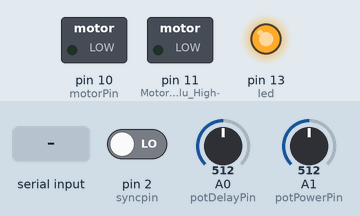
Simulated run of this sketch. Board: Arduino Uno, built with avr-gcc and run on an emulated ATmega328P. On the bench: switched loads named in the sketch (green lamp = pin HIGH), output pins drawn as LEDs (lit = HIGH). The inputs (shaded band) are chosen by the test bench; at power-on: pin 2 (syncpin) LOW, A0 (potDelayPin) = 512, A1 (potPowerPin) = 512. What the sketch prints to the serial monitor is not drawn.

Above: at 1.0 s.
1.1 s: "0\n" received over Serial
At 2.4 s:
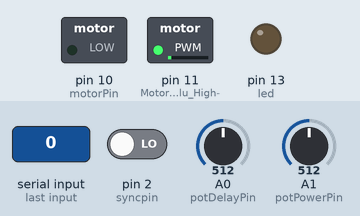
2.7 s: byte 51 ('3') received over Serial
At 3.6 s:
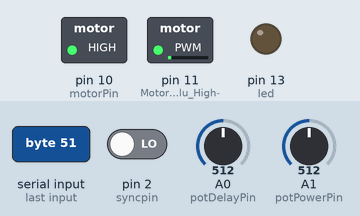
4.2 s: pin 2 (syncpin) driven HIGH
At 4.7 s:
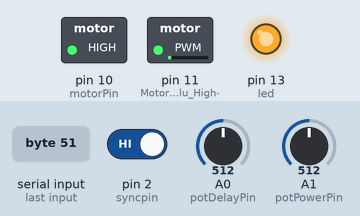
5.7 s: byte 55 ('7') received over Serial
At 6.9 s:
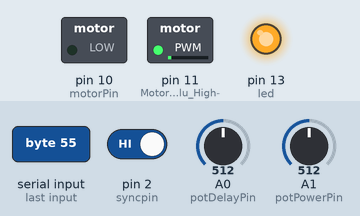
7.2 s: pin 2 (syncpin) driven LOW
At 8.2 s:
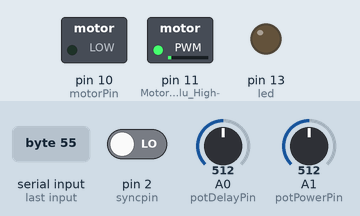
8.7 s: "3\n" received over Serial
At 9.4 s:
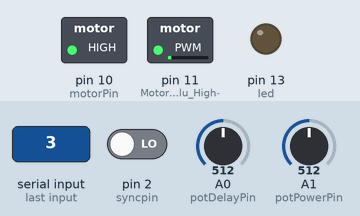
Timing chart, 0 to 11.2 s (numbered marks = the images above; inputs shaded):
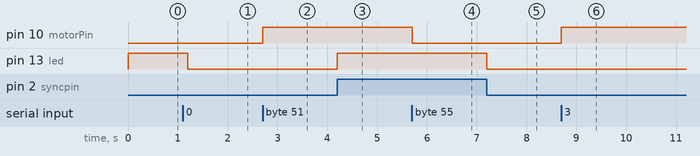

Measured:
- after the input at 1.1 s, pin 11 (Motor_PWM_to_Pololu_High-): 0/255 → 20/255 after 0.10 s; pin 13 (led): HIGH → LOW after 0.10 s
- after the input at 2.7 s, pin 10 (motorPin): LOW → HIGH at once
- after the input at 4.2 s, pin 13 (led): LOW → HIGH at once
- after the input at 5.7 s, pin 10 (motorPin): HIGH → LOW at once
- after the input at 7.2 s, pin 13 (led): HIGH → LOW at once
- after the input at 8.7 s, pin 10 (motorPin): LOW → HIGH at once

The sketch:

VoxieBoxArduinoDriver.ino
```cpp
// additional variables
int byte1 = 0;
int byte2 = 0;
int byte3 = 0;
int byte4 = 0;

unsigned long newSyncTime = 1;
unsigned long oldSyncTime = 1;

boolean newSync = LOW;
boolean oldSync = LOW;
boolean newSer = LOW;
boolean oldSer = LOW;

boolean a = LOW;

int serFlag = 0;

int b = 1;
unsigned long syncDelayTime = 0;

int MotorPWM = 1;
long SYSCLOCK = 16000000;

char ser1 = '0';
char sync = LOW;
int syncCount = 0;

int motorPin = 10;
int up = 0;
int down = 0;

int delayTime = 1;
int potDelayPin = 0;
int potPowerPin = 1;
unsigned long potDelay = 1; //used to sync frames
int minDelay = 1000;
int delayScaleFactor = 7;
int powerScaleFactor = 250;
int switchFrame = 3;
int moveDir = 0;
int power = 20;

boolean hilo = LOW;    // state of sync input
int syncpin = 0;
int aa = 0;
int loopCount = 20;
byte frameSelect = 0;
byte frameFromSerial = 0;

void establishContact()
{
  while (Serial.available() <= 0)
  {
    Serial.print('A');   // send a capital A
    delay(300);
  }
}

void setup()
{
  // start serial port at 115200 bps:
  Serial.begin(115200);

  pinMode(potDelayPin, INPUT);
  pinMode(potPowerPin, INPUT);
  pinMode(2, INPUT);   // computer sync input
  pinMode(3, INPUT);   // switch 3 (A)
  pinMode(4, INPUT);   // switch 4 (B)
  pinMode(5, INPUT);   // switch 5 (C)  frameSelect +
  pinMode(6, INPUT);   // switch 6 (D)  frameSelect -
  pinMode(9, INPUT);   // Opto      Line cut to brake motor ch A
  pinMode(10, OUTPUT);  // Motor direction output to Pololu High-Power Motor Driver 36v20 CS
  pinMode(11, OUTPUT);   // Motor PWM to Pololu High-Power Motor Driver 36v20 CS        Old use:PWM motor ch B on Arduino motor shield
  pinMode(12, INPUT);   // v sync inout  photocell to detect video.f  Direction motor ch A on Arduino motor shield
  pinMode(13, OUTPUT);   // led + Direction motor ch B
  digitalWrite(12, 1);  // set DIR A, motor ch B to 1;
  digitalWrite(13, 1);  // set DIR B, motor ch A to 1;

  establishContact();  // send a byte to establish contact until receiver responds

  byte1 = 0;
  byte2 = 0;
  byte3 = 0;

  serFlag = 0;

  setPwmFrequency(11,1);   // set pwm frequency to 31250
  analogWrite(11, power);      // set pwm, height 1/2 inch for use with 28VDC supply
}

/** Our main loop **/
void loop()
{
  mainLoop();
}

/** Delays the motor between frames **/
void motorDelay() {

  //read in data from the potentiometer
 int syncD = analogRead(potDelayPin);

 switchFrame = (syncD / 127) - 1; //the frame we're going to switch on
 potDelay = syncD % 127; //the delay between frame switches

 //scale the delay
 syncDelayTime = potDelay / delayScaleFactor;
 Serial.print("Sync delay: ");
 Serial.println(syncDelayTime, DEC);
// Serial.write(syncD);
 delay(syncDelayTime);


}


/** Sets the power of the motor**/
void setPower() {

  //read in data from the potentiometer
 int powerR = analogRead(potPowerPin);

 //scale the delay
 power = potDelay / powerScaleFactor;
 Serial.print("Power: ");
 Serial.println(power, DEC);


}

/** Handles the actual movement of the motor **/
void moveMotor(int frameNum){
  //pick a direction and move
  if(frameFromSerial == switchFrame)
  {
      digitalWrite(motorPin, 1); //move motor one way
  }
  else if(frameFromSerial == (switchFrame + 4) % 8)
  {
    digitalWrite(motorPin, 0); //move motor one way
  }

}


void mainLoop()
{

  syncpin = 2;
  sync = digitalRead(syncpin);

  showpin(2);
  hilo = LOW;
  int readFrame;

  if (Serial.available() > 0)
  {

    char tmp = Serial.read(); //read a frame number
    switch(tmp){
      case '0':
         readFrame = 0;
         break;
      case '1':
         readFrame = 1;
         break;
      case '2':
         readFrame = 2;
         break;
    case '3':
         readFrame = 3;
         break;
     case '4':
         readFrame = 4;
         break;
     case '5':
         readFrame = 5;
         break;
      case '6':
         readFrame = 6;
         break;
      case '7':
         readFrame = 7;
         break;
      default:
         readFrame = 0;
    }

    Serial.println(readFrame, DEC); //respond

    if(readFrame != frameFromSerial) {
       frameFromSerial = readFrame;
       Serial.print("Frame : ");
       Serial.println(readFrame, DEC);
       setPower();
	   motorDelay(); //delay the motor for sync
       moveMotor(readFrame); //move the motor
    }

  }

}
void showpin(int pinnum)
{
  a = digitalRead(pinnum);
  digitalWrite(13, a);
}


void setPwmFrequency(int pin, int divisor) {
  byte mode;
  if(pin == 5 || pin == 6 || pin == 9 || pin == 10) {
    switch(divisor) {
    case 1:
      mode = 0x01;
      break;
    case 8:
      mode = 0x02;
      break;
    case 64:
      mode = 0x03;
      break;
    case 256:
      mode = 0x04;
      break;
    case 1024:
      mode = 0x05;
      break;
    default:
      return;
    }
    if(pin == 5 || pin == 6) {
      TCCR0B = TCCR0B & 0b11111000 | mode;
    }
    else {
      TCCR1B = TCCR1B & 0b11111000 | mode;
    }
  }
  else if(pin == 3 || pin == 11) {
    switch(divisor) {
    case 1:
      mode = 0x01;
      break;
    case 8:
      mode = 0x02;
      break;
    case 32:
      mode = 0x03;
      break;
    case 64:
      mode = 0x04;
      break;
    case 128:
      mode = 0x05;
      break;
    case 256:
      mode = 0x06;
      break;
    case 1024:
      mode = 0x7;
      break;
    default:
      return;
    }
    TCCR2B = TCCR2B & 0b11111000 | mode;
  }
}
```
